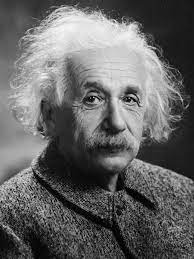
#> input picture OpenCV/3_binaryMorphology/einstein.jpg, 194 x 259 px
$ jupyter execute --allow-errors Erosion_dilate_open_removeNoise_close_gradient.ipynb
#> lines starting #> are read from the running program, lines starting #| are printed output that depends on the picture
[cell 1]
import cv2 as cv
import numpy as np
import matplotlib.pyplot as plt

[cell 2]
img = cv.imread('flower_gray.png', cv.IMREAD_GRAYSCALE)
img_ein = cv.imread('einstein.jpg', cv.IMREAD_GRAYSCALE)
#> img_ein is the input picture: shape (259, 194); min 0, max 255, mean 100.9
#> (the rest of this cell did not finish here and is left out)

[cell 3]
fig = plt.figure(figsize=(8, 4))
plt.subplot(121)
#> (the rest of this cell did not finish here and is left out)

[cell 4]
plt.imshow(cv.imread('erosion_dilation.png', cv.IMREAD_GRAYSCALE), cmap='gray')
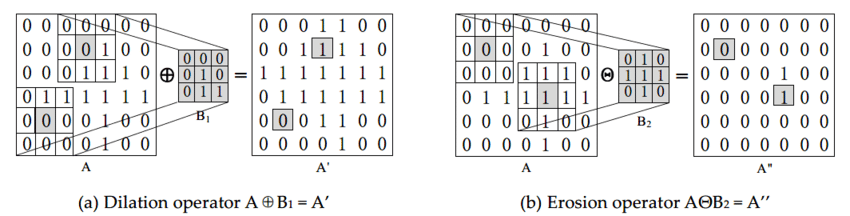
#> input picture OpenCV/3_binaryMorphology/erosion_dilation.png, 850 x 216 px
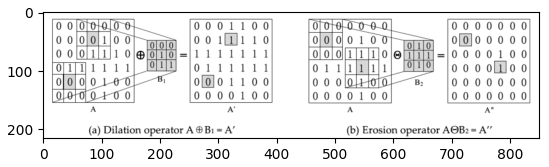
#> figure drawn by matplotlib, 1 panel
